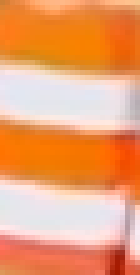
#> input picture template.PNG, 28 x 55 px, given in place of video.mp4, which was not available (shown 5 times larger)
$ python 'Barrel-Path track w bitwiseor.py'
#> lines starting #> are read from the running program, lines starting #| are printed output that depends on the picture; after the words box and inside, x2 and y2 are one past the last pixel; in counts of white or black regions, pixels touching at a corner belong together; pictures that were not available may be replaced by others from this repository, and a replacement may not be noted
'''
Press 'space' to quit
Program aims to highlight orange white striped barrels and the white path.
'''

import cv2
import numpy as np


#orig o_lo = ( 150, 30, 0 )[::-1]
o_lo = ( 150, 0, 0 )[::-1]
#orig o_up = ( 255, 140, 80 )[::-1]
o_up = ( 255, 140, 80 )[::-1]

cam = cv2.VideoCapture("video.mp4")

while cam.isOpened():

    grabbed, frame  = cam.read()    #Gets frame(img) and grabbed
#> frame is the input picture: shape (55, 28, 3); mean B, G, R 114.2, 161.9, 236.4
    # hsv = cv2.cvtColor(frame, cv2.COLOR_BGR2HSV)
    # hsv = cv2.flip( hsv, 1 )
    masko = cv2.inRange( frame, o_lo, o_up )        #Orange Mask
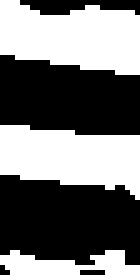
#> masko: shape (55, 28) (shown 5 times larger); 45.5% white; 3 white regions, box (x1, y1, x2, y2) and area: (0, 0, 28, 15) 318, (0, 25, 28, 40) 293, (0, 50, 28, 55) 89
    #masko = cv2.erode( masko, None, iterations = 1)
   # masko = cv2.dilate( masko, None, iterations = 1 )

    maskw = cv2.inRange( frame, (140,130,150)[::-1] ,(255,255,255)[::-1] )      #White mask
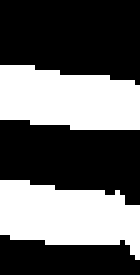
#> maskw: shape (55, 28) (shown 5 times larger); 39.4% white; 2 white regions, box (x1, y1, x2, y2) and area: (0, 36, 28, 52) 306, (0, 13, 28, 26) 300
   # maskw = cv2.erode( maskw, None, iterations = 1)
   # maskw = cv2.dilate( maskw, None, iterations = 1 )

    mask = cv2.bitwise_or(maskw,masko)      #Combined Mask
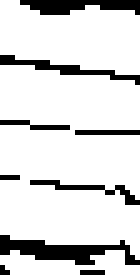
#> mask: shape (55, 28) (shown 5 times larger); 84.8% white; black in thin lines or dots

    mask = cv2.erode( mask, None, iterations = 1)
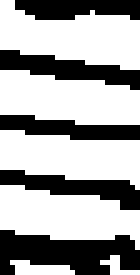
#> mask: shape (55, 28) (shown 5 times larger); 64.8% white; 5 black regions, box (x1, y1, x2, y2) and area: (0, 46, 28, 55) 169, (0, 10, 28, 18) 104, (0, 34, 28, 42) 100, (0, 23, 28, 28) 87, (3, 0, 28, 4) 82
    mask = cv2.dilate( mask, None, iterations = 2 )
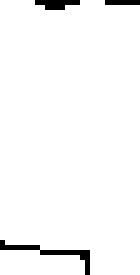
#> mask: shape (55, 28) (shown 5 times larger); 97.1% white; black in thin lines or dots

    contours = cv2.findContours( mask, cv2.RETR_EXTERNAL, cv2.CHAIN_APPROX_SIMPLE )[-2]
#> contours = 1 contour; box (x1, y1, x2, y2) and area: (0, 0, 28, 55) 1396
    # center = None

    for c in contours:
        if cv2.contourArea( c ) > 200:
            #x,y,w,h = cv2.boundingRect( c )
            #cv2.rectangle( frame, ( x, y ), ( x+w, y+h ), (0,0,255)[::-1], 2)      #For Straight rectangles

            rect = cv2.minAreaRect( c )             #For skewed rectangles
            points = cv2.boxPoints( rect )
            points = np.int0( points )
            cv2.drawContours( frame, [ points ], 0, (0,0,255)[::-1])
#> this loop made 1 pass
#> (rect, points) on pass 1: (((13.5, 27), (54, 27), -90), [[27, 54], [0, 54], [0, 0], [27, 0]])
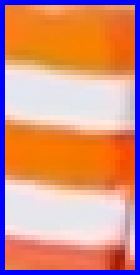
#> frame: shape (55, 28, 3) (shown 5 times larger); 10.52% of pixels changed, all inside (x1, y1, x2, y2) = (0, 0, 28, 55)


    cv2.imshow("Mask", mask)
    cv2.imshow("Frame", frame)

    if cv2.waitKey(10) == 32:
#> (key Esc is pressed here)
        break  # space to quit

cam.release()
cv2.destroyAllWindows()
